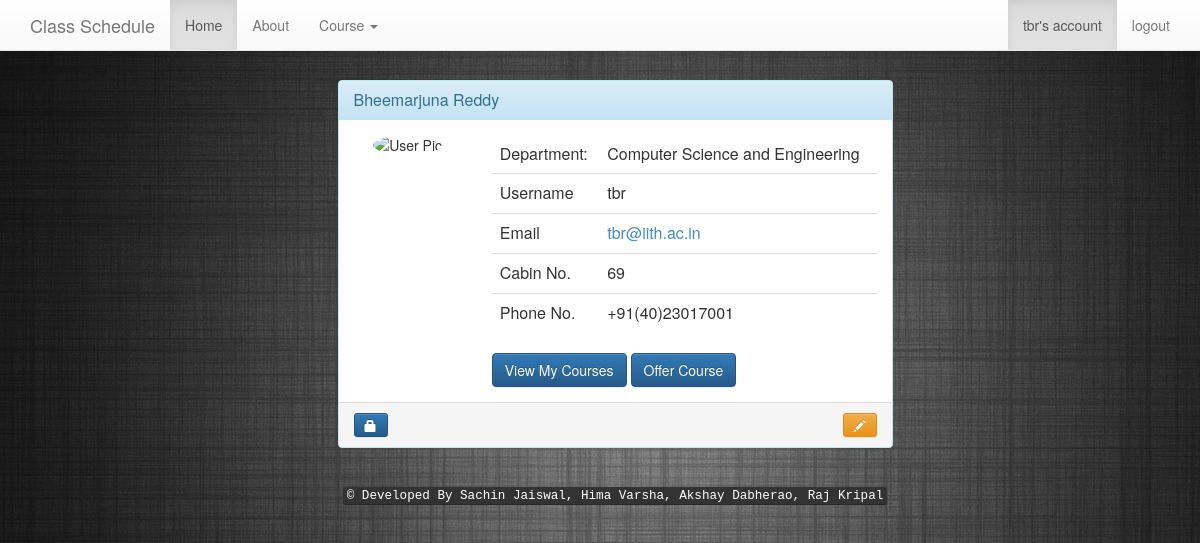
The app's page /index.php (signed in) with its own data.
### tables this page shows
CREATE TABLE IF NOT EXISTS `users` (
`id` int(11) NOT NULL,
  `first_name` varchar(30) NOT NULL,
  `last_name` varchar(30) NOT NULL,
  `username` varchar(20) NOT NULL,
  `email` varchar(50) NOT NULL,
  `cabin_no` varchar(25) NOT NULL,
  `phone` varchar(20) NOT NULL,
  `password` varchar(40) NOT NULL,
  `dept_id` int(2) DEFAULT NULL
);

CREATE TABLE IF NOT EXISTS `department` (
  `dept_id` int(2) NOT NULL,
  `dept_name` varchar(50) NOT NULL
);

### init_page.php (called while the page is built, shortened)
<?php
  $logged_in = isset($_SESSION['user_id']);
  if ($logged_in) {
    $user_id = $_SESSION['user_id'];
  }
?>

### index.php (the view, shortened to what this page needs)
<?php
require_once('init_page.php');
$query = "SELECT first_name, last_name, username, email, users.dept_id, dept_name, cabin_no, phone FROM users, department WHERE id = '$user_id' AND users.dept_id = department.dept_id";
$data = mysqli_query($dbc, $query) ;
$user = mysqli_fetch_assoc($data);
require_once('include_header.php');
?>
<div class="container">
      <div class="row">
      	<br><br><br>
        <div class="col-xs-12 col-sm-12 col-md-6 col-lg-6 col-xs-offset-0 col-sm-offset-0 col-md-offset-3 col-lg-offset-3 toppad" >
          <div class="panel panel-info">
            <div class="panel-heading">
              <h3 class="panel-title"><?php echo $user['first_name'] ." ". $user['last_name'] ?></h3>
            </div>
            <div class="panel-body">
              <div class="row">
                <div class="col-md-3 col-lg-3 " align="center"> <img alt="User Pic" src="img/photo.png" class="img-circle"> </div>
                <div class=" col-md-9 col-lg-9 ">
                  <table class="table table-user-information">
                    <tbody>
                      <tr>
                        <td>Department:</td>
                        <td><?php echo $user['dept_name'] ?></td>
                      </tr>
                      <tr>
                        <td>Username</td>
                        <td><?php echo $user['username'] ?></td>
                      </tr>
                      <tr>
                        <td>Email</td>
                        <td><a href="mailto:<?php echo $user['email'] ?>"><?php echo $user['email'] ?></a></td>
                      </tr>
                      <tr>
                        <td>Cabin No.</td>
                        <td><?php echo $user['cabin_no'] ?></td>
                      </tr>
                      <tr>
                        <td>Phone No.</td>
                        <td><?php echo $user['phone'] ?></td>
                        </tr>
                    </tbody>
                  </table>
                  <a href="my_course.php" class="btn btn-primary">View My Courses</a>
                  <a href="add_section.php" class="btn btn-primary">Offer Course</a>
                  </div>
              </div>
            </div>
                 <div class="panel-footer">
                        <a href="change_password.php" data-original-title="Change Password" data-toggle="tooltip" type="button" class="btn btn-sm btn-primary"><i class="glyphicon glyphicon-lock"></i></a>
                        <span class="pull-right">
                            <a href="edit_profile.php" data-original-title="Edit this user" data-toggle="tooltip" type="button" class="btn btn-sm btn-warning"><i class="glyphicon glyphicon-pencil"></i></a>
                        </span>
                    </div>
          </div>
        </div>
      </div>
    </div>
<?php
require_once('include_footer.php');
?>

### css/custom.css (style rules this page uses)
.table-user-information > tbody > tr { border-top: 1px solid rgb(221, 221, 221); }
.table-user-information > tbody > tr:first-child { border-top: 0; }
.table-user-information > tbody > tr > td { border-top: 0; }
.toppad { margin-top:20px; }

### records on screen
users: first_name "Bheemarjuna", last_name "Reddy", dept.dept_name "Computer Science and Engineering", username "tbr", email "tbr@iith.ac.in", cabin_no "69", phone "+91(40)23017001"

### other values on screen
$username "tbr"
